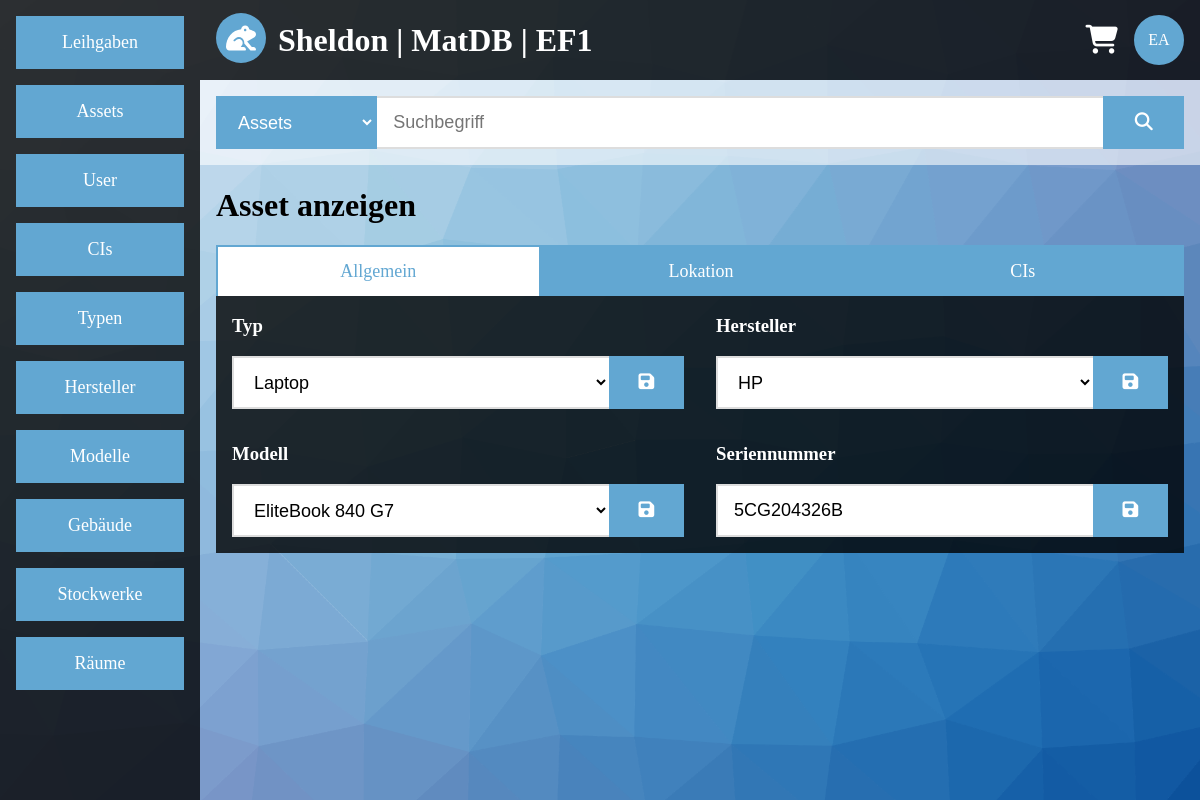
/view.php?category=asset&id=44&tab=general (signed in), run on the app's committed database.
### tables this page shows
CREATE TABLE IF NOT EXISTS `asset` (
  `asset_id` int(255) NOT NULL AUTO_INCREMENT,
  `asset_type_id` int(255) NOT NULL,
  `asset_vendor_id` int(255) NOT NULL,
  `asset_model_id` int(255) NOT NULL,
  `asset_building_id` int(255) NOT NULL DEFAULT '1',
  `asset_floor_id` int(255) NOT NULL DEFAULT '1',
  `asset_room_id` int(255) NOT NULL DEFAULT '1',
  `asset_serial` varchar(200) NOT NULL,
  `asset_cis` varchar(200) NOT NULL,
  `asset_keywords` longtext NOT NULL,
  PRIMARY KEY (`asset_id`),
  UNIQUE KEY `asset_serial` (`asset_serial`),
  KEY `asset_type_id` (`asset_type_id`),
  KEY `asset_vendor_id` (`asset_vendor_id`),
  KEY `asset_model_id` (`asset_model_id`),
  KEY `asset_building_id` (`asset_building_id`),
  KEY `asset_floor_id` (`asset_floor_id`),
  KEY `asset_room_id` (`asset_room_id`)
);

CREATE TABLE IF NOT EXISTS `type` (
  `type_id` int(11) NOT NULL AUTO_INCREMENT,
  `type_name` varchar(200) NOT NULL,
  PRIMARY KEY (`type_id`),
  UNIQUE KEY `type_name` (`type_name`)
);

CREATE TABLE IF NOT EXISTS `vendor` (
  `vendor_id` int(11) NOT NULL AUTO_INCREMENT,
  `vendor_name` varchar(200) NOT NULL,
  PRIMARY KEY (`vendor_id`),
  UNIQUE KEY `vendor_name` (`vendor_name`)
);

CREATE TABLE IF NOT EXISTS `model` (
  `model_id` int(11) NOT NULL AUTO_INCREMENT,
  `model_name` varchar(200) NOT NULL,
  PRIMARY KEY (`model_id`),
  UNIQUE KEY `model_name` (`model_name`)
);

### view.php (the view, shortened to what this page needs)
<?php
require($_SERVER['DOCUMENT_ROOT'].'/include/config.inc.php');
$output = '';
$sql = mysqli_connect($app_sqlhost,$app_sqluser,$app_sqlpasswd,$app_sqldb);
if(!$sql)
{
	$output .= '<div class="container">';
	$output .= '<div class="content-center container white">';
	$output .= '<h1>Error</h1>';
	$output .= '<div class="panel dark">';
	$output .= '<p>Es konnte keine Datenbankverbindung hergestellt werden.</p>';
	$output .= '</div>';
	$output .= '</div>';
	$output .= '</div>';
}
else
{
	$sql->query('SET NAMES UTF8');
	if(!empty($_GET))
	{
		if(empty($_GET['category']) || empty($_GET['id']))
		{
			$output .= '<div class="container">';
			$output .= '<div class="content-center container white">';
			$output .= '<h1>Error</h1>';
			$output .= '<div class="panel dark">';
			$output .= '<p>Es wurden nicht alle Daten gesendet.</p>';
			$output .= '</div>';
			$output .= '</div>';
			$output .= '</div>';
		}
		else
		{
			if(preg_match('/[^a-z]/',$_GET['category']) == 0)
			{
				$allowed_category = array('asset','user','ci','lend','vendor','model','type','building','floor','room');
				if(in_array($_GET['category'],$allowed_category))
				{
					if(preg_match('/[^0-9]/',$_GET['id']) == 0)
					{
						if($_GET['category'] == $allowed_category[0])
						{
							if(empty($_GET['tab']))
							{
								$output .= '<div class="container">';
								$output .= '<div class="content-center container white">';
								$output .= '<h1>Error</h1>';
								$output .= '<div class="panel dark">';
								$output .= '<p>Es wurde kein Tab gew&auml;hlt.</p>';
								$output .= '</div>';
								$output .= '</div>';
								$output .= '</div>';
							}
							else
							{
								if(preg_match('/[^a-z]/',$_GET['tab']) == 0)
								{
									$allowed_tabs = array('general','location','cis','lend');
									if(in_array($_GET['tab'],$allowed_tabs))
									{
										$output .= '<div class="container">';
										$output .= '<h1>Asset anzeigen</h1>';
										if($_GET['tab'] == $allowed_tabs[0])
										{
											$query = sprintf("
											SELECT type_name,vendor_name,model_name,asset_serial
											FROM asset
											INNER JOIN type ON type_id = asset_type_id
											INNER JOIN vendor ON vendor_id = asset_vendor_id
											INNER JOIN model ON model_id = asset_model_id
											WHERE asset_id = '%s'
											LIMIT 1;",
											$sql->real_escape_string($_GET['id']));
											$result = $sql->query($query);
											if($row = $result->fetch_array(MYSQLI_ASSOC))
											{
												$type = $row['type_name'];
												$vendor = $row['vendor_name'];
												$model = $row['model_name'];
												$serial = $row['asset_serial'];
												$output .= '<div class="nowrap overflow-scroll">';
												$output .= '<a class="col-s6 col-m4 col-l4 btn-default border border-tl border-light-blue white text-light-blue" href="#">Allgemein</a>';
												$output .= '<a class="col-s6 col-m4 col-l4 btn-default border border-tl border-light-blue light-blue hover-white hover-text-blue" href="view.php?category='.$_GET['category'].'&id='.$_GET['id'].'&tab=location">Lokation</a>';
												$output .= '<a class="col-s6 col-m4 col-l4 btn-default border border-tlr border-light-blue light-blue hover-white hover-text-blue" href="view.php?category='.$_GET['category'].'&id='.$_GET['id'].'&tab=cis">CIs</a>';
												$output .= '</div>';
												$output .= '<div class="black-alpha">';
												$output .= '<ul class="flex">';
												$output .= '<li class="col-s12 col-m6 col-l6">';
												$output .= '<div class="margin">';
												$output .= '<form action="change.php" method="get">';
												$output .= '<h3>Typ</h3>';
												$output .= '<input type="hidden" name="category" value="'.$_GET['category'].'"/>';
												$output .= '<input type="hidden" name="id" value="'.$_GET['id'].'"/>';
												$output .= '<input type="hidden" name="attr" value="type"/>';
												$output .= '<ul class="flex">';
												$output .= '<li class="col-s10 col-m10 col-l10">';
												$output .= '<select class="input-default border border-tbl border-grey focus-border-light-blue" style="height:53px;" name="attr_value">';
												$output .= '<option value="">'.$type.'</option>';
												$query = "
												SELECT type_id,type_name
												FROM type";
												$result = $sql->query($query);
												while($row = $result->fetch_array(MYSQLI_ASSOC))
												{
													$output .= '<option value="'.$row['type_id'].'">'.$row['type_name'].'</option>';
												}
												$output .= '</select>';
												$output .= '<li>';
												$output .= '<li class="col-s2 col-m2 col-l2">';
												$output .= '<button class="block btn-default border border-light-blue light-blue hover-white hover-text-blue" style="height:53px;" type="submit"><i class="fas fa-save"></i></button>';
												$output .= '</li>';
												$output .= '</ul>';
												$output .= '<input type="hidden" name="returnto" value="http://'.$_SERVER['HTTP_HOST'].'/view.php?category='.$_GET['category'].'&id='.$_GET['id'].'&tab='.$_GET['tab'].'"/>';
												$output .= '</form>';
												$output .= '</div>';
												$output .= '</li>';
												$output .= '<li class="col-s12 col-m6 col-l6">';
												$output .= '<div class="margin">';
												$output .= '<form action="change.php" method="get">';
												$output .= '<h3>Hersteller</h3>';
												$output .= '<input type="hidden" name="category" value="'.$_GET['category'].'"/>';
												$output .= '<input type="hidden" name="id" value="'.$_GET['id'].'"/>';
												$output .= '<input type="hidden" name="attr" value="vendor"/>';
												$output .= '<ul class="flex">';
												$output .= '<li class="col-s10 col-m10 col-l10">';
												$output .= '<select class="input-default border border-tbl border-grey focus-border-light-blue" style="height:53px;" name="attr_value">';
												$output .= '<option value="">'.$vendor.'</option>';
												$query = "
												SELECT vendor_id,vendor_name
												FROM vendor";
												$result = $sql->query($query);
												while($row = $result->fetch_array(MYSQLI_ASSOC))
												{
													$output .= '<option value="'.$row['vendor_id'].'">'.$row['vendor_name'].'</option>';
												}
												$output .= '</select>';
												$output .= '<li>';
												$output .= '<li class="col-s2 col-m2 col-l2">';
												$output .= '<button class="block btn-default border border-light-blue light-blue hover-white hover-text-blue" style="height:53px;" type="submit"><i class="fas fa-save"></i></button>';
												$output .= '</li>';
												$output .= '</ul>';
												$output .= '<input type="hidden" name="returnto" value="http://'.$_SERVER['HTTP_HOST'].'/view.php?category='.$_GET['category'].'&id='.$_GET['id'].'&tab='.$_GET['tab'].'"/>';
												$output .= '</form>';
												$output .= '</div>';
												$output .= '</li>';
												$output .= '</ul>';
												$output .= '<ul class="flex">';
												$output .= '<li class="col-s12 col-m6 col-l6">';
												$output .= '<div class="margin">';
												$output .= '<form action="change.php" method="get">';
												$output .= '<h3>Modell</h3>';
												$output .= '<input type="hidden" name="category" value="'.$_GET['category'].'"/>';
												$output .= '<input type="hidden" name="id" value="'.$_GET['id'].'"/>';
												$output .= '<input type="hidden" name="attr" value="model"/>';
												$output .= '<ul class="flex">';
												$output .= '<li class="col-s10 col-m10 col-l10">';
												$output .= '<select class="input-default border border-tbl border-grey focus-border-light-blue" style="height:53px;" name="attr_value">';
												$output .= '<option value="">'.$model.'</option>';
												$query = "
												SELECT model_id,model_name
												FROM model";
												$result = $sql->query($query);
												while($row = $result->fetch_array(MYSQLI_ASSOC))
												{
													$output .= '<option value="'.$row['model_id'].'">'.$row['model_name'].'</option>';
												}
												$output .= '</select>';
												$output .= '<li>';
												$output .= '<li class="col-s2 col-m2 col-l2">';
												$output .= '<button class="block btn-default border border-light-blue light-blue hover-white hover-text-blue" style="height:53px;" type="submit"><i class="fas fa-save"></i></button>';
												$output .= '</li>';
												$output .= '</ul>';
												$output .= '<input type="hidden" name="returnto" value="http://'.$_SERVER['HTTP_HOST'].'/view.php?category='.$_GET['category'].'&id='.$_GET['id'].'&tab='.$_GET['tab'].'"/>';
												$output .= '</form>';
												$output .= '</div>';
												$output .= '</li>';
												$output .= '<li class="col-s12 col-m6 col-l6">';
												$output .= '<div clasS="margin">';
												$output .= '<form action="change.php" method="get">';
												$output .= '<h3>Seriennummer</h3>';
												$output .= '<input type="hidden" name="category" value="'.$_GET['category'].'"/>';
												$output .= '<input type="hidden" name="id" value="'.$_GET['id'].'"/>';
												$output .= '<input type="hidden" name="attr" value="serial"/>';
												$output .= '<ul class="flex section">';
												$output .= '<li class="col-s10 col-m10 col-l10">';
												$output .= '<input class="input-default border border-tbl border-grey focus-border-light-blue" type="text" name="attr_value" placeholder="Seriennummer" value="'.$serial.'"/>';
												$output .= '</li>';
												$output .= '<li class="col-s2 col-m2 col-l2">';
												$output .= '<button class="block btn-default border border-light-blue light-blue hover-white hover-text-blue" type="submit"><i class="fas fa-save"></i></button>';
												$output .= '</li>';
												$output .= '</ul>';
												$output .= '<input type="hidden" name="returnto" value="http://'.$_SERVER['HTTP_HOST'].'/view.php?category='.$_GET['category'].'&id='.$_GET['id'].'&tab='.$_GET['tab'].'"/>';
												$output .= '</form>';
												$output .= '</div>';
												$output .= '</li>';
												$output .= '</ul>';
												$output .= '</div>';
											}
										}
									}
								}
							}
						}
					}
				}
			}
		}
	}
}
?>
<!DOCTYPE HTML>
<html lang="de">
	<head>
		<?php
		require($_SERVER['DOCUMENT_ROOT'].'/include/head.inc.php');
		?>
	</head>
	<body>
	<?php
	require($_SERVER['DOCUMENT_ROOT'].'/include/body.inc.php');
	?>
	</body>
</html>

### css/main.css (style rules this page uses)
* { box-sizing:border-box; }
html,body { margin:0; height:100vh; }
select option { background-color:#ffffff; color:#000000; }
a { text-decoration:none; color:inherit; }
ul { padding:0; margin:0; list-style-type:none; }
select { height:53px; }
ul.flex, ul.flex-center { display:flex; flex-direction:row; }
ul.flex { flex-wrap:wrap; }
.block { width:100%; }
.container { padding:.1px 16px; }
.section { margin:16px 0; }
.margin { margin:16px; }
.btn-default { display:inline-block; border:none; text-decoration:none; text-align:center; font-size:18px; padding:14px 16px; cursor:pointer; }
.input-default { width:100%; padding:14px 16px; font-size:18px; border:none; background-color:#ffffff; color:#000000; }
.black-alpha { background-color:rgba(0,0,0,0.8); color:#ffffff; }
.white { background-color:#ffffff; color:#000000; }
.light-blue { background-color:#62a7d2; color:#ffffff; }
.text-light-blue { color:#62a7d2; }
.border { border-width:2px; border-style:solid; }
.border-tbl { border-right:none; }
.border-tl { border-right:none; border-bottom:none; }
.border-tlr { border-bottom:none; }
.border-light-blue { border-color:#62a7d2; }
.border-grey { border-color:#dddddd; }
.nowrap { white-space:nowrap; }
.overflow-scroll { overflow-x:auto; overflow-y:auto; }
@media (min-width:993px) { .col-l2 { width:16.6666%; } }
@media (min-width:993px) { .col-l4 { width:33.3333%; } }
@media (min-width:993px) { .col-l6 { width:50%; } }
@media (min-width:993px) { .col-l10 { width:83.3333% } }

### data on the page
asset: attr_value "Laptop", attr_value "HP", attr_value "EliteBook 840 G7", attr_value "5CG204326B"

### other printed values
$app_org "EF1"
$initials "EA"
